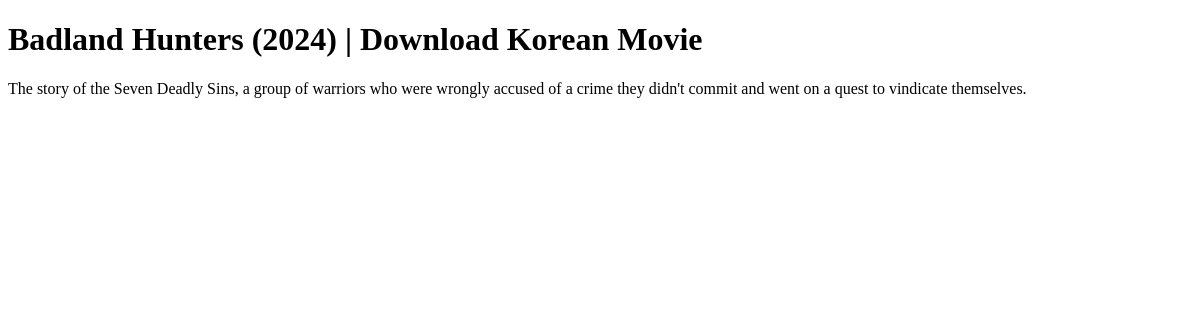
/movie/6/, run on an earlier commit of the app's database.
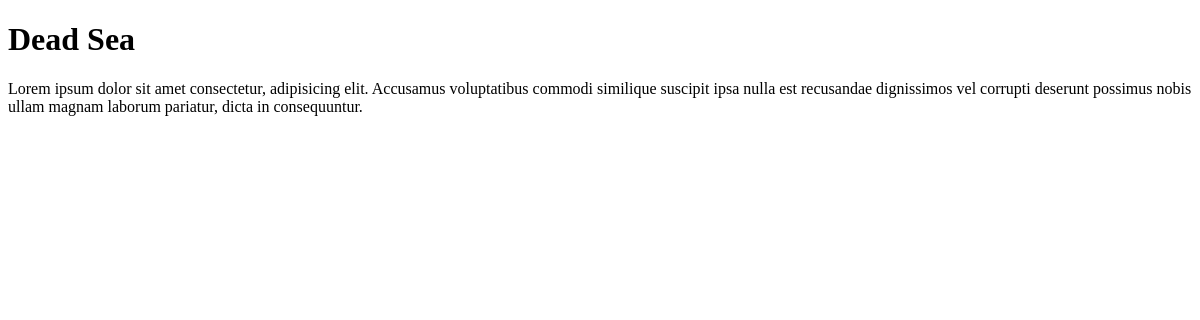
And on a later commit of the database.
### Netblog/models.py (models this page shows, shortened)
class Movie(models.Model):
    Movie_Title = models.CharField(max_length = 100)
    Movie_Season = models.CharField(max_length = 15, blank=True)
    Movie_Episode = models.CharField(max_length = 15, blank=True)
    Movie_Body = models.TextField(max_length = 350)
    Movie_Date = models.DateField(auto_now_add = True)
    Movie_Trailer = models.CharField(max_length = 1000)
    Movie_Type = models.CharField(max_length= 350)
    Movie_Download_Link = models.CharField(max_length= 1000)
    Movie_Subtitle_Download_Link = models.CharField(max_length= 1000, blank=True, default = '')
    Movie_Img = models.ImageField(upload_to= 'images', default=' ')
    Movie_views = models.IntegerField(default=0)
    Movie_Tag = models.ManyToManyField(Movie_Tag)
    class Meta:
        ordering = ['id']

### Netblog/views.py (the view)
# urls.py: path('movie/<int:id>/', views.movie_detail, name='movie_detail'),
def movie_detail(request, id):
    movie = get_object_or_404(Movie, id=id)
    return render(request, 'movie_detail.html', {'movie': movie})

### Netblog/templates/movie_detail.html (shortened to what this page needs)
<!DOCTYPE html>
<html>
<head>
</head>
<body>
    <h1>{{ movie.Movie_Title }}</h1>
    <p>{{ movie.Movie_Body }}</p>
</body>
</html>

What changed in the data, as far as the page shows it:
changed Movie: Movie_Title "Badland Hunters (2024) | Download Korean Movie" → "Dead Sea"; Movie_Body "The story of the Seven Deadly Sins, a group of warriors who were wrongly accused of a crime they didn't commit and went on a quest to vindicate themselves." → "Lorem ipsum dolor sit amet consectetur, adipisicing elit. Accusamus voluptatibus commodi similique suscipit ipsa nulla est recusandae dignissimos vel corrupti deserunt possimus nobis ullam magnam laborum pariatur, dicta in consequuntur."
